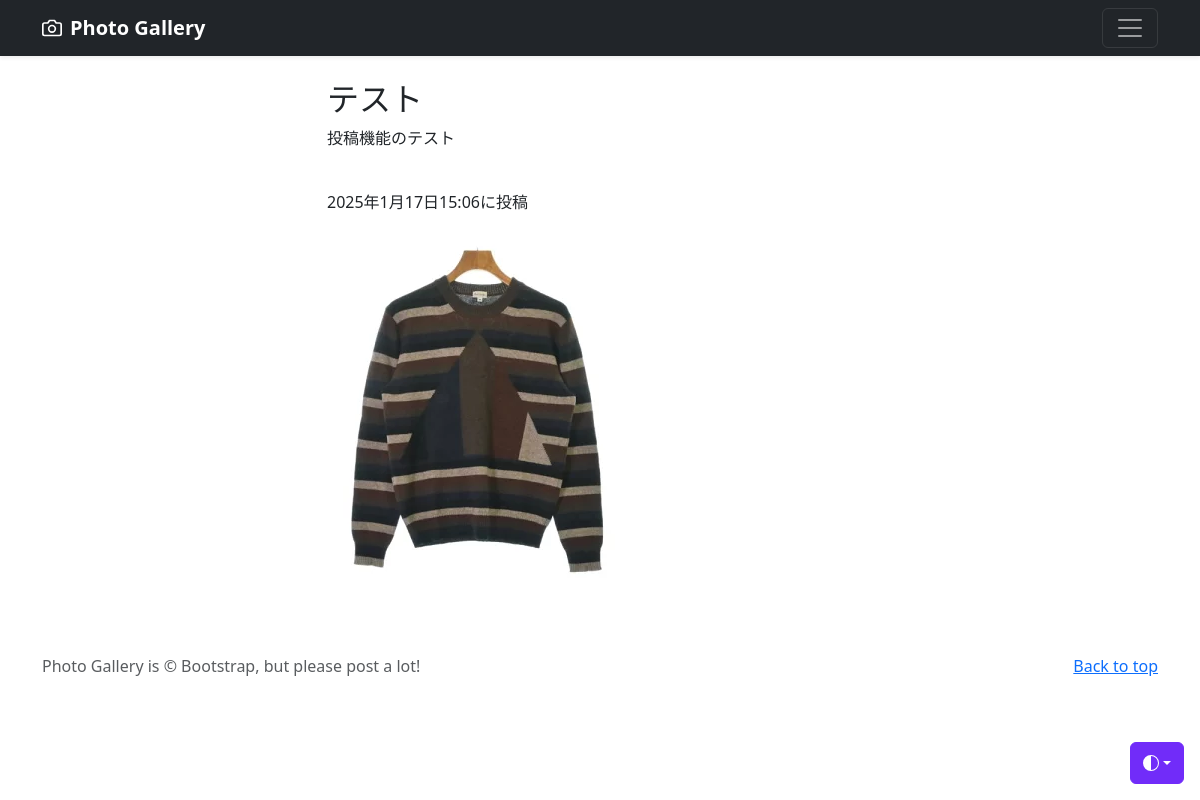
The page /photo-detail/2 on the database its author committed.
### photo/models.py (models this page shows, shortened)
class PhotoPost(models.Model):
    user = models.ForeignKey(
        CustomUser,
        verbose_name='ユーザー',
        on_delete=models.CASCADE
    )
    category = models.ForeignKey(
        Category,
        verbose_name='カテゴリ',
        on_delete=models.PROTECT
    )
    title = models.CharField(
        verbose_name='タイトル',
        max_length=200
    )
    comment = models.TextField(
        verbose_name='コメント'
    )
    image1 = models.ImageField(
        verbose_name='イメージ1',
        upload_to='photo'
    )
    image2 = models.ImageField(
        verbose_name='イメージ2',
        upload_to='photo',
        blank=True,
        null=True
    )
    posted_at = models.DateTimeField(
        verbose_name='投稿日時',
        auto_now_add=True
    )

### photo/views.py (the view)
# urls.py: path('photo-detail/<int:pk>',views.DetailView.as_view(),name='photo_detail'),
class DetailView(DetailView):
    template_name='detail.html'
    model = PhotoPost

### photo/templates/detail.html (shortened to what this page needs)
{% extends 'base.html' %}
{% block contents %}
<br>
<div class="container">
  <div class="row">
    <div class="col offset-3">
      <h2>{{object.title}}</h2>
      <p>{{object.comment}}</p>
      <br>
      <p>{{object.posted_at}}に投稿</p>
      <p><img src="{{ object.image1.url }}"></p>
      </div>
  </div>
</div>
{% endblock %}

### photo/templates/base.html (shortened to what this page needs)
{% load static %}
<!doctype html>
<html lang="ja" data-bs-theme="auto">
  <head><script src="../assets/js/color-modes.js"></script>
    <link href="https://cdn.jsdelivr.net/npm/bootstrap@5.3.0/dist/css/bootstrap.min.css" rel="stylesheet">
  </head>
  <body>
    <div class="dropdown position-fixed bottom-0 end-0 mb-3 me-3 bd-mode-toggle">
      <button class="btn btn-bd-primary py-2 dropdown-toggle d-flex align-items-center"
              id="bd-theme"
              type="button"
              aria-expanded="false"
              data-bs-toggle="dropdown"
              aria-label="Toggle theme (auto)">
        <svg class="bi my-1 theme-icon-active" width="1em" height="1em"><use href="#circle-half"></use></svg>
      </button>
    </div>
<header data-bs-theme="dark">
  <div class="navbar navbar-dark bg-dark shadow-sm">
    <div class="container">
      <a href="{% url 'photo:index' %}" class="navbar-brand d-flex align-items-center">
        <strong>Photo Gallery</strong>
      </a>
      <button class="navbar-toggler" type="button" data-bs-toggle="collapse" data-bs-target="#navbarHeader" aria-controls="navbarHeader" aria-expanded="false" aria-label="Toggle navigation">
        <span class="navbar-toggler-icon"></span>
      </button>
    </div>
  </div>
</header>
<main>
  {% block contents %}{% endblock %}
</main>
<footer class="text-body-secondary py-5">
  <div class="container">
    <p class="float-end mb-1">
      <a href="#">Back to top</a>
    </p>
    <p class="mb-1">Photo Gallery is &copy; Bootstrap, but please post a lot!</p>
  </div>
</footer>
    </body>
</html>

### photo/templates/base.html (style rules this page uses)
.bi { vertical-align: -.125em; fill: currentColor; }
.btn-bd-primary { --bd-violet-bg: #712cf9; --bd-violet-rgb: 112.520718, 44.062154, 249.437846; --bs-btn-font-weight: 600; --bs-btn-color: var(--bs-white); --bs-btn-bg: var(--bd-violet-bg); --bs-btn-border-color: var(--bd-violet-bg); --bs-btn-hover-color: var(--bs-white); --bs-btn-hover-bg: #6528e0; --bs-btn-hover-border-color: #6528e0; --bs-btn-focus-shadow-rgb: var(--bd-violet-rgb); --bs-btn-active-color: var(--bs-btn-hover-color); --bs-btn-active-bg: #5a23c8; --bs-btn-active-border-color: #5a23c8; }
.bd-mode-toggle { z-index: 1500; }

### rows shown on the page
PhotoPost: title "テスト", comment "投稿機能のテスト", posted_at "2025年1月17日15:06", image1 (picture)
